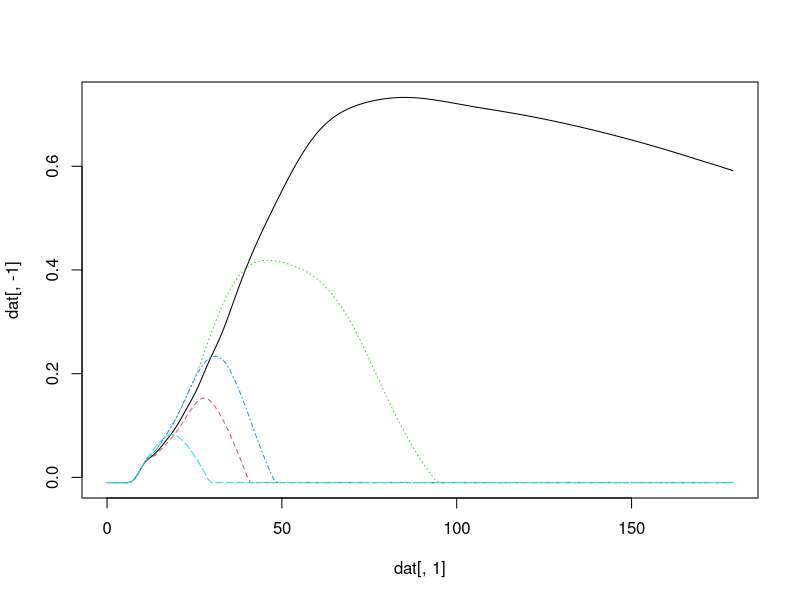
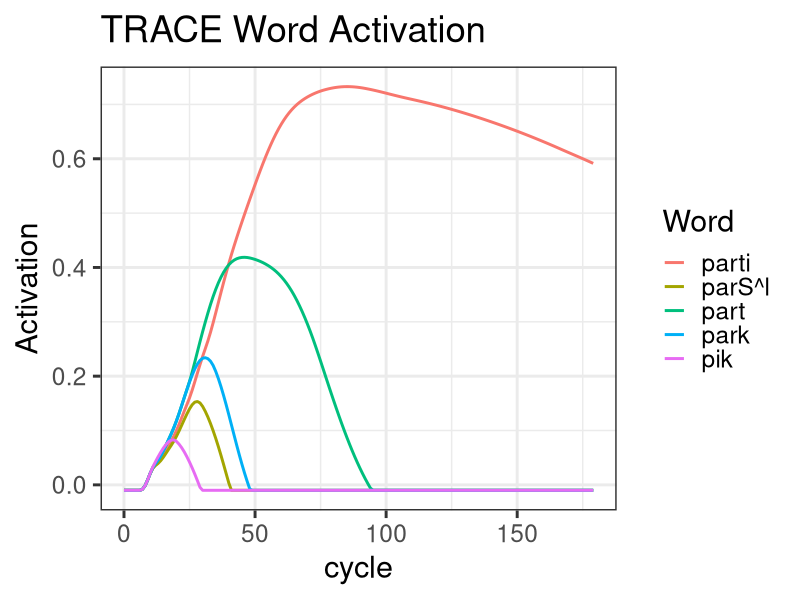
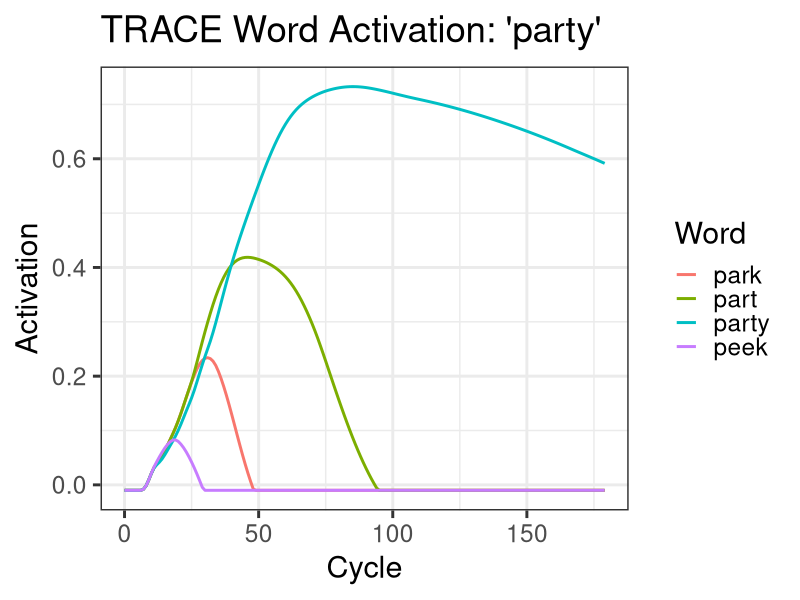
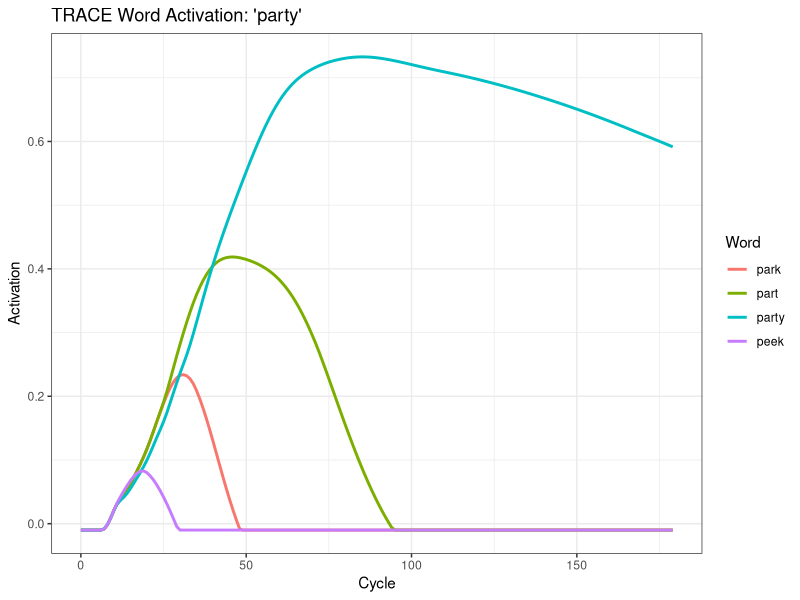

R code for these plots, in order:

library(data.table)

dat <- fread("jtrace_parti_graph.csv")
dat[, V7:=NULL]

cc <- c("")
matplot(x = dat[, 1], y = dat[, -1], type = 'l')

dat2 <- melt(dat, id.vars = "cycle")

library(ggplot2)
dat2[, Word := variable]

# dumb way of rewording but it will work
ds <- split(dat2, by = "Word")
dat2 <- rbindlist(ds[c(5,2,4,3,1)])
#dat2$Word <- as.character(dat2$Word)
bb <- names(ds[c(5,2,4,3,1)])

png("trace_plot.png", width = 624)
ggplot(dat2, aes(cycle, value, color = Word)) +
  geom_line(size = 1) + ylab("Activation") + theme_bw(base_size=22) +
  ggtitle("TRACE Word Activation") +
  scale_fill_manual(labels = bb)
dev.off()

dat <- copy(dat2)
dat$Word <- as.character(dat$Word)
dat$Word <- ifelse(dat$Word == "parti", "party", dat$Word)
dat$Word <- ifelse(dat$Word == "pik", "peek", dat$Word)
dat$Word <- ifelse(dat$Word == "parS^l", "partial", dat$Word)

dat <- dat[Word != "partial", ]

png("trace_plot_reg.png", width = 624)
ggplot(dat, aes(cycle, value, color = Word)) +
  geom_line(size = 1) + ylab("Activation") + theme_bw(base_size=22) +
  ggtitle("TRACE Word Activation: 'party'") +
  scale_fill_manual(labels = bb) + xlab("Cycle")
dev.off()

## For dissertation
pdf("~/dissertation/writing/saccade/img/trace_plot.pdf", width = 6, height = 4)
ggplot(dat, aes(cycle, value, color = Word)) +
  geom_line(size = 1) + ylab("Activation") + theme_bw() + #theme_bw(base_size=22) +
  ggtitle("TRACE Word Activation: 'party'") +
  scale_fill_manual(labels = bb) + xlab("Cycle")
dev.off()

